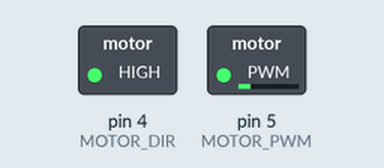
Simulated run of this sketch. Board: Arduino Uno, built with avr-gcc and run on an emulated ATmega328P. Parts: switched loads named in the sketch (green lamp = pin HIGH).

Above: at 0.1 s.
Timing chart, 0 to 1.6 s (numbered marks = the images above):
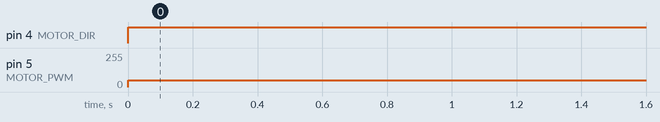

The sketch:

M-Car_Control.ino
```cpp
#define MOTOR_PWM 5
#define MOTOR_DIR 4

void setup()
{
  pinMode(MOTOR_DIR, OUTPUT);
  pinMode(MOTOR_PWM, OUTPUT);

}

void motor_control(int direction, int speed)
{
  digitalWrite(MOTOR_DIR, 1);
 analogWrite(MOTOR_PWM, 50);
}

void loop()
{
 int i;
 for(i=0; i<255; i++)
{
  motor_control(1, i);
  delay(10);
}


 motor_control(1, 100);

}
```

Measured:
- by itself, pin 4 (MOTOR_DIR): LOW → HIGH at 0.00 s
- by itself, pin 5 (MOTOR_PWM): 0/255 → 50/255 at 0.00 s
